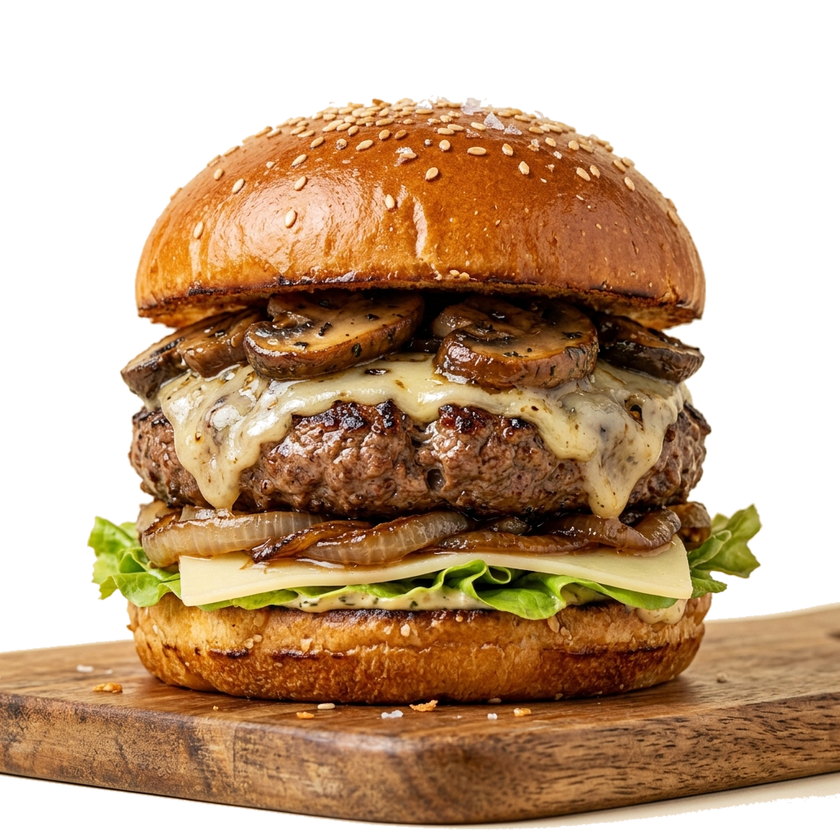
#> input picture mushroom_swiss_burger.png, 840 x 840 px, shrunk from 1024 x 1024 before the run, found by its file name
$ python slice_mushroom_burger.py
#> lines starting #> are read from the running program, lines starting #| are printed output that depends on the picture
from PIL import Image

img_path = '/Users/jinal/Downloads/Food/mushroom_swiss_burger.png'
try:
    original_img = Image.open(img_path).convert("RGBA")
#> original_img is the input picture: PIL image 840x840 RGBA; mean R, G, B, A 98.9, 68.8, 39.9, 157.7
    width, height = original_img.size
#> width = 840; height = 840

    # Mushroom Swiss typically has 5 or 6 main visual layers
    # Slicing roughly based on typical proportions
    slices = [
        ("ms_layer1_topbun.png", 0, int(height * 0.30)),
        ("ms_layer2_mushrooms.png", int(height * 0.30), int(height * 0.45)),
        ("ms_layer3_cheese.png", int(height * 0.45), int(height * 0.60)),
        ("ms_layer4_patty.png", int(height * 0.60), int(height * 0.75)),
        ("ms_layer5_bottombun.png", int(height * 0.75), height)
    ]

    for name, top, bottom in slices:
        layer = Image.new("RGBA", (width, height), (0, 0, 0, 0))
        slice_img = original_img.crop((0, top, width, bottom))
        layer.paste(slice_img, (0, top))
        layer.save('/Users/jinal/Downloads/Food/' + name)
#> this loop made 5 passes
#> pass 1, `slice_img = original_img.crop((0, top, width, bottom))`:
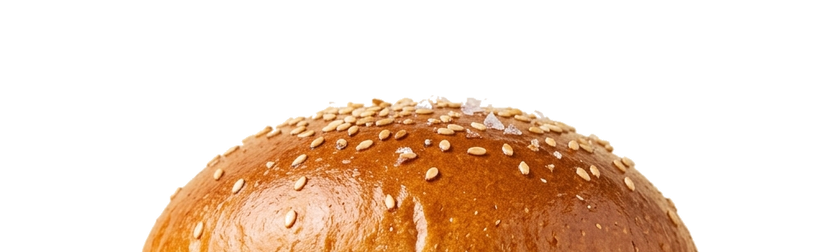
#> slice_img: PIL image 840x252 RGBA; mean R, G, B, A 62.8, 40.8, 23.6, 76.8; transparent parts drawn white
#> pass 1, `layer.save('/Users/jinal/Downloads/Food/' + name)`:
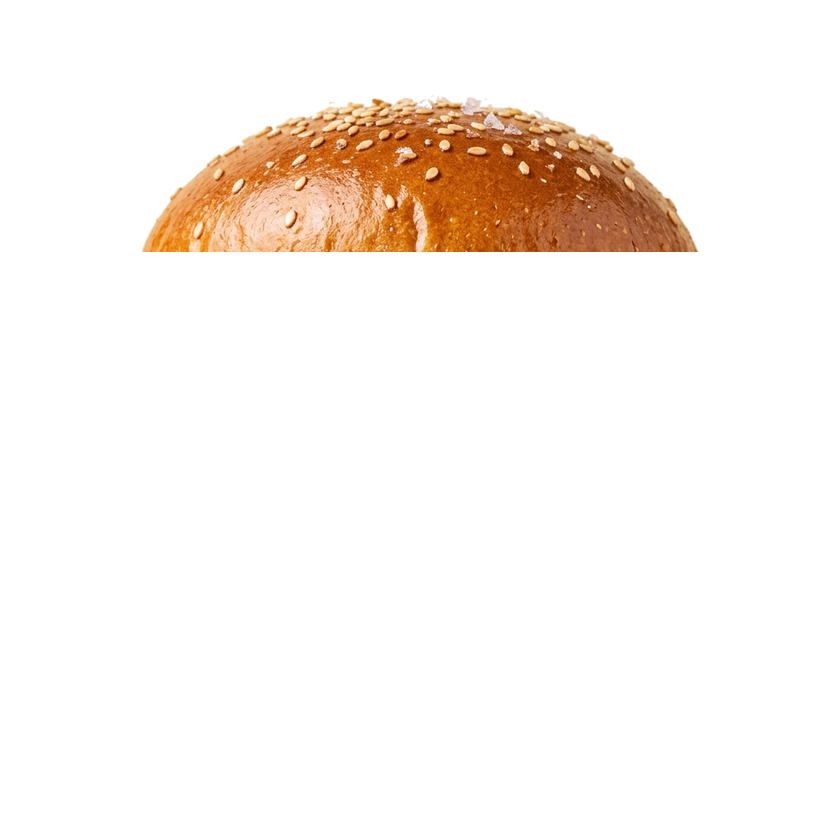
#> saved as ms_layer1_topbun.png: PIL image 840x840 RGBA; mean R, G, B, A 18.8, 12.2, 7.1, 23; transparent parts drawn white
#> pass 2, `slice_img = original_img.crop((0, top, width, bottom))`:
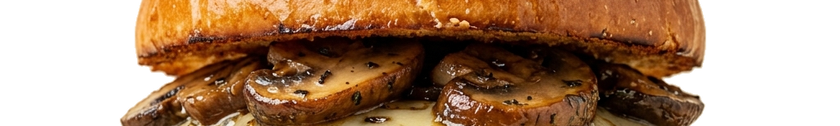
#> slice_img: PIL image 840x126 RGBA; mean R, G, B, A 85.3, 51.7, 25.2, 169.6; transparent parts drawn white
#> after the loop:
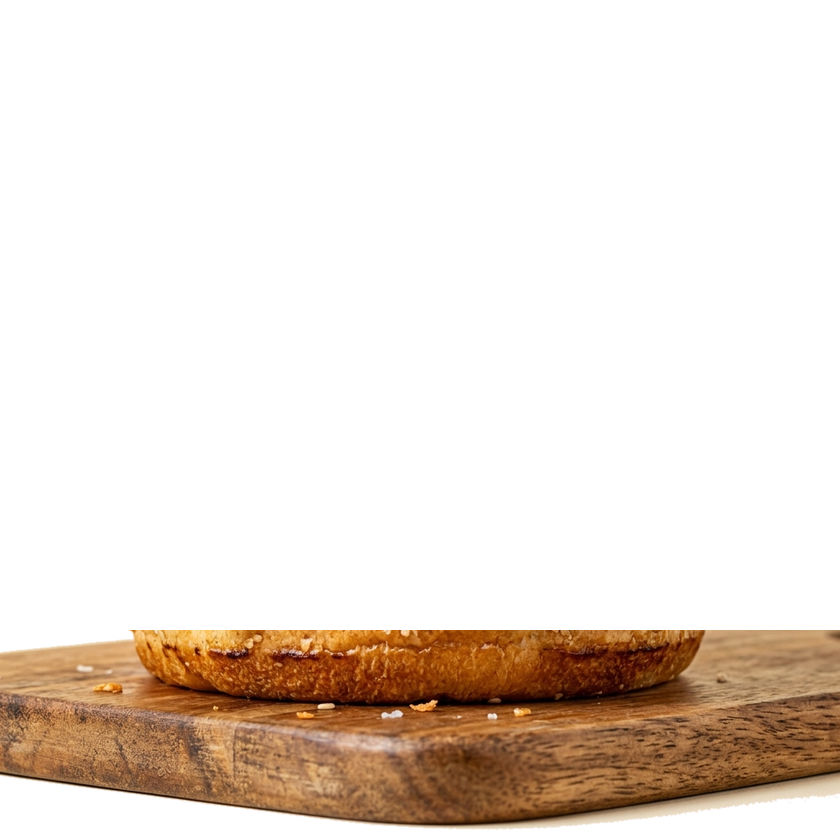
#> layer: PIL image 840x840 RGBA; mean R, G, B, A 33.5, 22.4, 13.3, 54.1; transparent parts drawn white
#> after the loop:
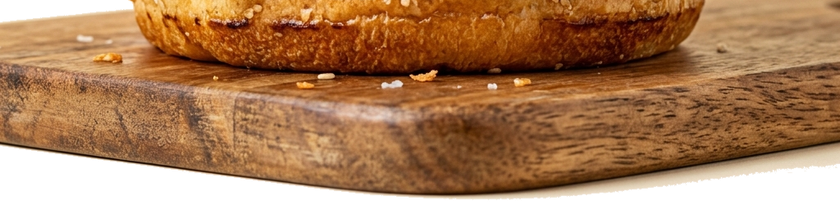
#> slice_img: PIL image 840x210 RGBA; mean R, G, B, A 134.1, 89.5, 53.1, 216.3; transparent parts drawn white

    print("Successfully sliced the Mushroom Swiss Burger into 5 layers!")
except Exception as e:
    print(f"Error slicing: {e}")
